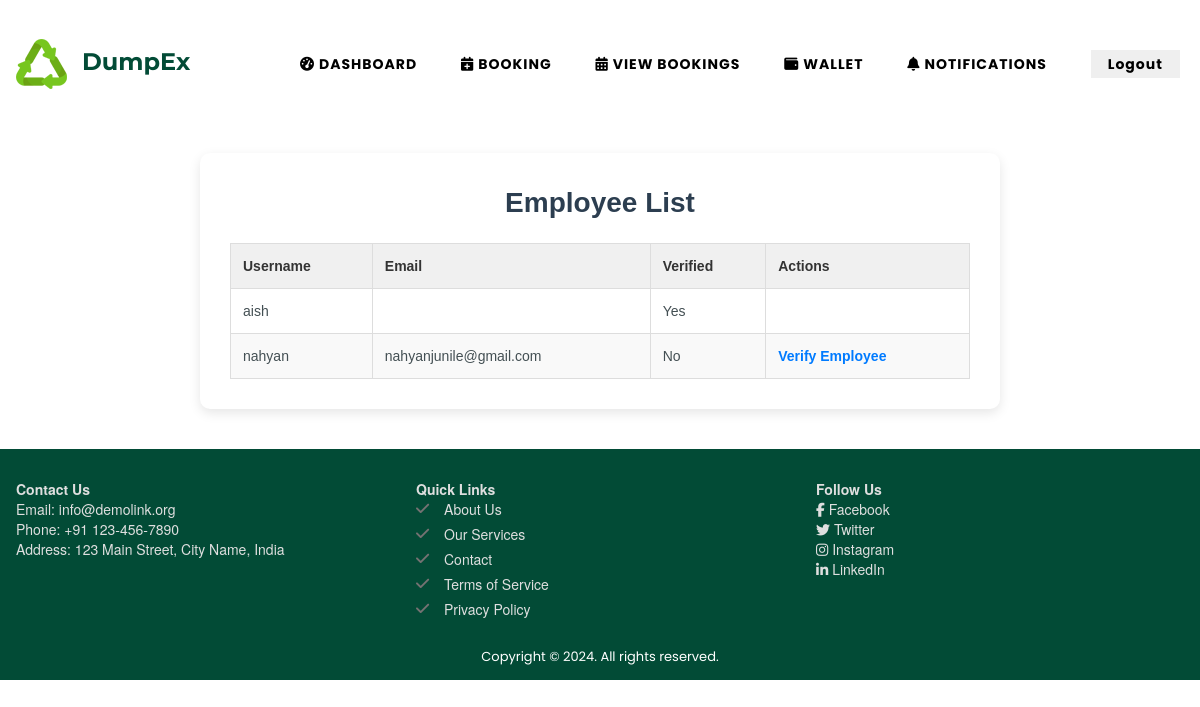
Screenshot of /manager/employee-list/ (signed in) with the database file from the repository.
### core/models.py (models this page shows, shortened)
class CustomUser(AbstractUser):
    USER_TYPE_CHOICES = (
        (1, 'Customer'),
        (2, 'Employee'),
        (3, 'Manager'),
        (4, 'Admin'),
    )
    user_type = models.PositiveSmallIntegerField(choices=USER_TYPE_CHOICES)
    is_verified = models.BooleanField(default=False)

### manager/views.py (the view)
# urls.py: path('employee-list/', views.employee_list, name='employee_list'),
@login_required
def employee_list(request):
    employees = CustomUser.objects.filter(user_type=2)
    return render(request, 'manager/employee_list.html', {'employees': employees})

### manager/templates/manager/employee_list.html (shortened to what this page needs)
{% extends "layout.html" %}
{% load static %}
{% block content %}
<div class="dashboard-container">
    <h2>Employee List</h2>
    <table>
        <thead>
            <tr>
                <th>Username</th>
                <th>Email</th>
                <th>Verified</th>
                <th>Actions</th>
            </tr>
        </thead>
        <tbody>
            {% for employee in employees %}
            <tr>
                <td>{{ employee.username }}</td>
                <td>{{ employee.email }}</td>
                <td>{{ employee.is_verified|yesno:"Yes,No" }}</td>
                <td>
                    {% if not employee.is_verified %}
                        <a href="{% url 'manager:verify_employee' employee.id %}" class="action-link">Verify Employee</a>
                    {% endif %}
                </td>
            </tr>
            {% empty %}
            <tr>
                <td colspan="4" style="text-align: center; color: #999;">No employees found</td>
            </tr>
            {% endfor %}
        </tbody>
    </table>
</div>
{% endblock %}

### manager/templates/manager/employee_list.html (style rules this page uses)
.dashboard-container { max-width: 800px; margin: 40px auto; padding: 30px; background-color: #ffffff; border-radius: 10px; box-shadow: 0 4px 12px rgba(0, 0, 0, 0.1); font-family: Arial, sans-serif; }
h2 { text-align: center; color: #2c3e50; margin-bottom: 20px; font-size: 28px; }
table { width: 100%; border-collapse: collapse; margin-top: 20px; }
table th, table td { padding: 12px; border: 1px solid #ddd; text-align: left; }
table th { background-color: #f0f0f0; font-weight: bold; color: #333; }
table tbody tr:nth-child(even) { background-color: #f9f9f9; }
.action-link { color: #007bff; text-decoration: none; font-weight: bold; }

### rows the page displays
CustomUser: username "aish", is_verified "Yes"
CustomUser: username "nahyan", email "nahyanjunile@gmail.com", is_verified "No", shows "Verify Employee"

### other values shown
{{ item.name }} "DASHBOARD" "BOOKING" "VIEW BOOKINGS" "NOTIFICATIONS"
{{ item.name }} "WALLET"
